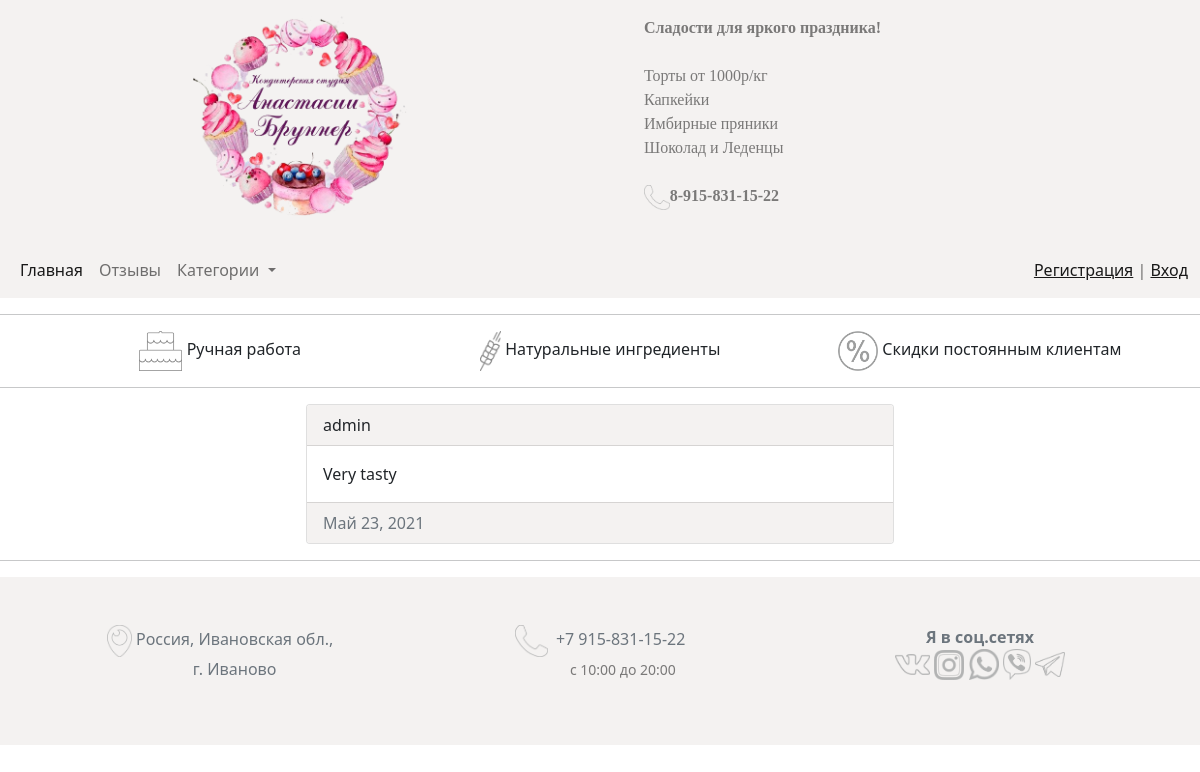
The page /comments/4/ on the database its author committed.
### comments/models.py (models this page shows, shortened)
class Comment(models.Model):
    text = models.TextField(verbose_name='Текст отзыва')
    created_at = models.DateField(auto_now_add=True, verbose_name='Дата создания')
    author = models.ForeignKey(User, on_delete=models.SET_DEFAULT, default='User', verbose_name='Автор')
    class Meta:
        verbose_name = 'Комментарий'
        verbose_name_plural = 'Комментарии'
        ordering = ['-created_at']

### comments/views.py (the view)
# urls.py: path('<int:pk>/', CommentDetailView.as_view(), name='comment_detail'),
class CommentDetailView(DetailView):
    model = Comment
    context_object_name = 'comment'

### sweets/models.py (called while the page is built)
    def get_absolute_url(self):
        return reverse('cake_by_category', kwargs={'category_id': self.pk})

### sweets/templatetags/menu.py (called while the page is built)
@register.inclusion_tag('sweets/menu_tpl.html')
def menu_category(menu_class='menu'):
    categories = Category.objects.all()
    return {'categories': categories, 'menu_class': menu_class}

### comments/templates/comments/comment_detail.html (shortened to what this page needs)
{% extends 'sweets/base.html' %}
{% block nav %}
    {% include 'sweets/menu.html' %}
{% endblock %}
{% block content %}
    <div class="row row-cols-sm-4">
        <div class="col-sm-6 offset-sm-3">
            <div class="card">
                <div class="card-header" id="header-color">
                    {{ comment.author }}
                </div>
                <div class="card-body">
                    <p class="card-text">{{ comment.text }}</p>
                </div>
                <div class="card-footer text-muted" id="header-color">
                    {{ comment.created_at }}
                </div>
            </div>
        </div>
    </div>
{% endblock %}

### sweets/static/css/style.css (style rules this page uses)
#header-color { background: #F4F2F1; }

### rows shown on the page
Comment: author "admin", text "Very tasty", created_at "Май 23, 2021"
